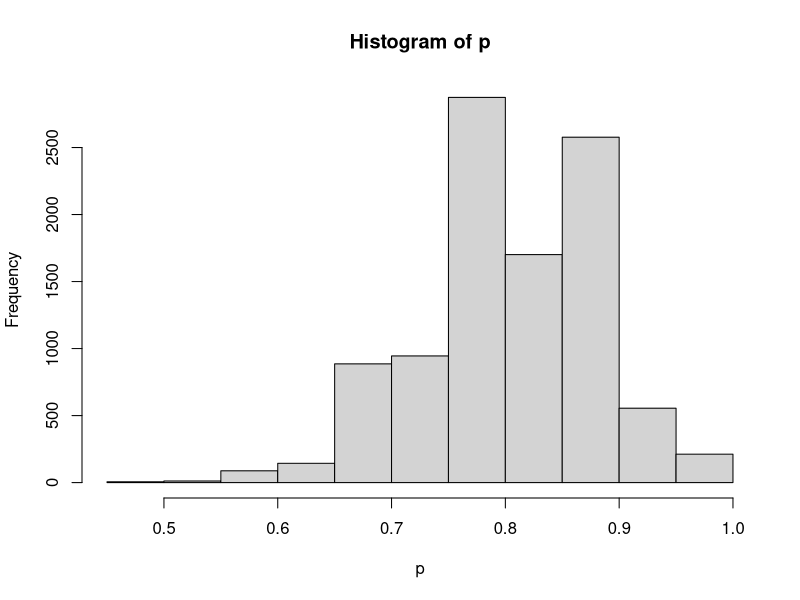

This figure's R source:
set.seed(80)
p <- numeric()

n <- 10000

for (j in 1:n){
  all_vitamins_remain <- sample(1:2, 60, replace = T) # I like 1 and my spouse likes 2.
  pick_percentage <- numeric()
  for (i in 1:15){
    today_pick <- sample(1:length(all_vitamins_remain), 4)
    
    all_vitamins_pick <- all_vitamins_remain[today_pick]
    all_vitamins_remain <- all_vitamins_remain[-today_pick]
    
    if (sum(all_vitamins_pick == 1) >= 2){
      pick_percentage[i] <- 2
      
    }else{
      pick_percentage[i] <- sum(all_vitamins_pick == 1)
    }
  }
  p[j] <- sum(pick_percentage) / 30
}

mean(p)

hist(p)
